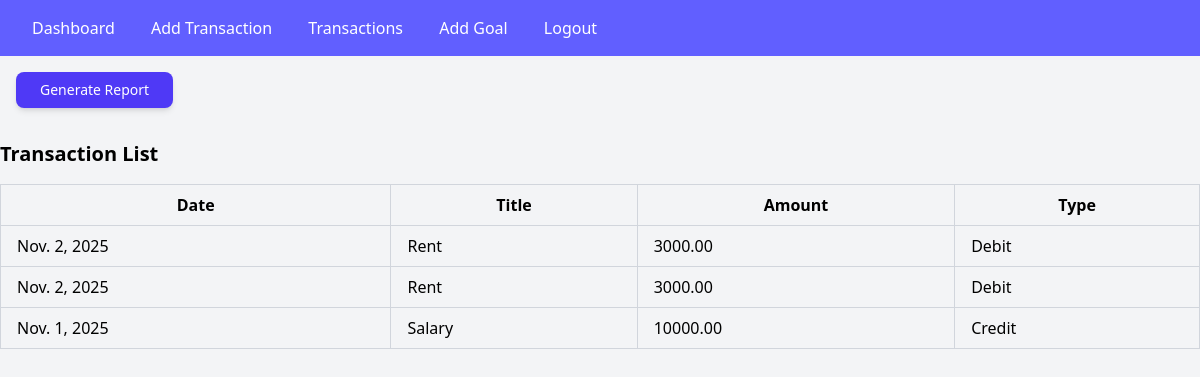
The page /transactions/ (signed in) on the database as committed earlier.
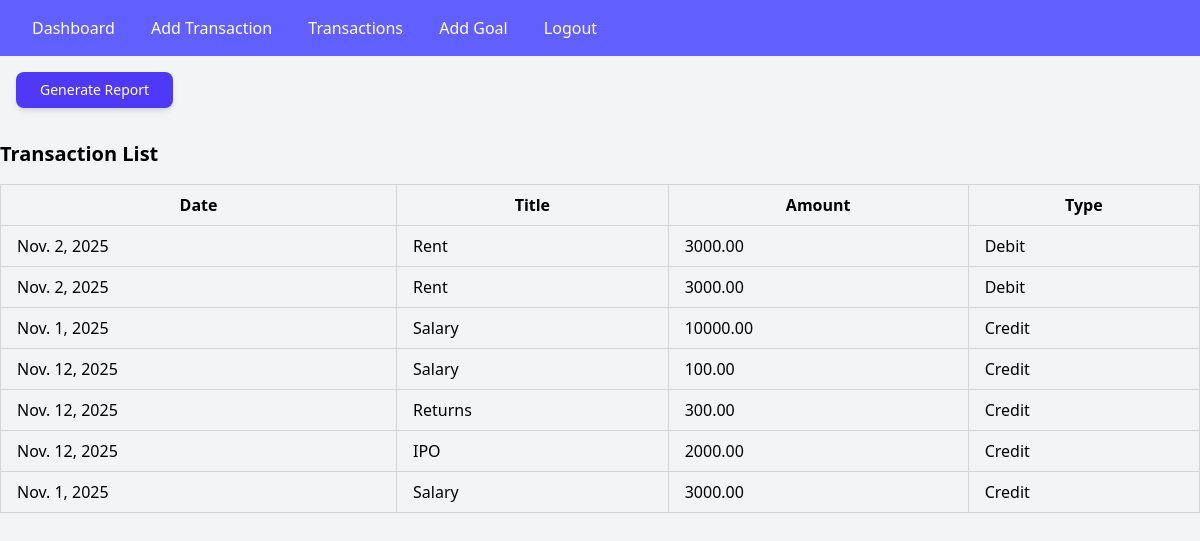
The same page on the database as committed later.
### finance/models.py (models this page shows, shortened)
class Transaction(models.Model):
    TRANSACTION_TYPES = [
        ('Income', 'Income'),
        ('Expense', 'Expense')
    ]
    user = models.ForeignKey(User, on_delete=models.CASCADE)
    title = models.CharField(max_length=255)
    amount = models.DecimalField(max_digits=10, decimal_places=2)
    transaction_type = models.CharField(max_length=10, choices=TRANSACTION_TYPES)
    date = models.DateField()
    category = models.CharField(max_length=255)

### finance/views.py (the view)
# urls.py: path('transactions/', views.TransactionListView, name='transaction_list'),
@login_required
def TransactionListView(request):
    transactions = Transaction.objects.filter(user = request.user)
    return render(request, 'finance/transaction_list.html', {'transactions': transactions})

### finance/templates/finance/transaction_list.html (shortened to what this page needs)
{% extends "finance/base.html" %}
{% block content %}
    <a href=" {% url "export_transaction" %}" class="ml-4 my-4 inline-block px-6 py-2 text-sm font-medium text-white bg-indigo-600 rounded-lg shadow-md hover:bg-indigo-700 focus:outline-none focus:ring-2 focus:ring-indigo-500 transition duration-200">
        Generate Report
    </a>
    <h1 class="text-xl font-bold my-4">Transaction List</h1>
    <table class="min-w-full table-atuo border-collapse border border-gray-300">
        <thead>
            <tr class="bg-gray-100">
                <th class="px-4 py-2 border border-gray-300">Date</th>
                <th class="px-4 py-2 border border-gray-300">Title</th>
                <th class="px-4 py-2 border border-gray-300">Amount</th>
                <th class="px-4 py-2 border border-gray-300">Type</th>
            </tr>
        </thead>
        <tbody>
            {% for transaction in transactions %}
            <tr class="hover:bg-gray-50">
                <td class="px-4 py-2 border border-gray-300">{{transaction.date}}</td>
                <td class="px-4 py-2 border border-gray-300">{{transaction.title}}</td>
                <td class="px-4 py-2 border border-gray-300">{{transaction.amount|floatformat:2}}</td>
                <td class="px-4 py-2 border border-gray-300">
                    {% if transaction.transaction_type == 'Income' %}Credit
                    {% else %}Debit
                    {% endif %}
            </tr>
            {% endfor %}
        </tbody>
    </table>
{% endblock content %}

Rows that differ between the two databases and show on the page:
added Transaction: transaction_type "Credit"
added Transaction: transaction_type "Credit"
added Transaction: transaction_type "Credit"
added Transaction: transaction_type "Credit"
